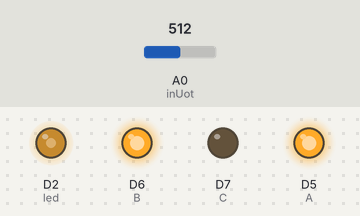
This sketch was run on a simulated ESP8266 (NodeMCU). On the bench: output pins drawn as LEDs (lit = HIGH). The inputs (shaded band) are chosen by the test bench; at power-on: A0 (inUot) = 512.

Above: at 1.2 s.
1.3 s: A0 (inUot) set to 716
At 2.4 s:
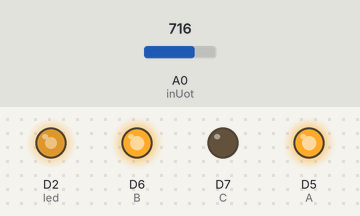
2.8 s: A0 (inUot) set to 900
At 3.6 s:
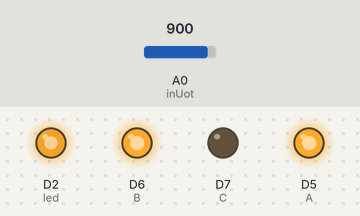
4.3 s: A0 (inUot) set to 122
At 4.7 s:
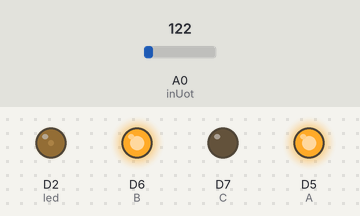
5.8 s: A0 (inUot) set to 0
At 7.1 s:
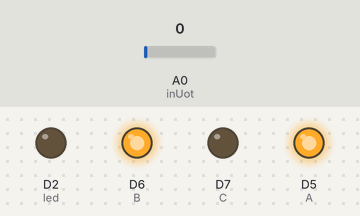
Timing chart, 0 to 8.3 s (numbered marks = the images above; inputs shaded):
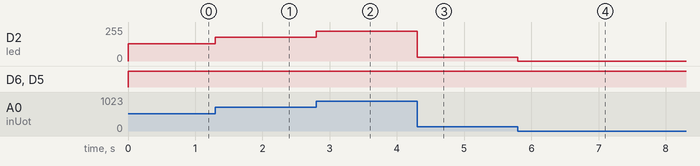

The sketch:

sketch_mar24a.ino
```cpp
#define led        D2
#define   C       D7
#define   B       D6
#define   A       D5
#define inUot     A0

void setup() {
pinMode(led ,OUTPUT);
   pinMode(A , OUTPUT);
   pinMode(B , OUTPUT);
   pinMode(C , OUTPUT);
   pinMode(inUot , INPUT);
   Serial.begin(9600);
}

void loop() {
  int num =  ReadMuxChannel();
  analogWrite(led , num);
}

int ReadMuxChannel() {
    int ret = 0;

    digitalWrite(C  ,LOW);
    digitalWrite(B  ,HIGH);
    digitalWrite(A  ,HIGH);
    ret =  map(analogRead(inUot) , 0 , 1023 , 0 , 255);

    return ret;
}
```

Measured:
- after the input at 1.3 s, D2 (led): 128/255 → 178/255 at once
- after the input at 2.8 s, D2 (led): 178/255 → 224/255 at once
- after the input at 4.3 s, D2 (led): 224/255 → 30/255 at once
- after the input at 5.8 s, D2 (led): 30/255 → 0/255 at once
